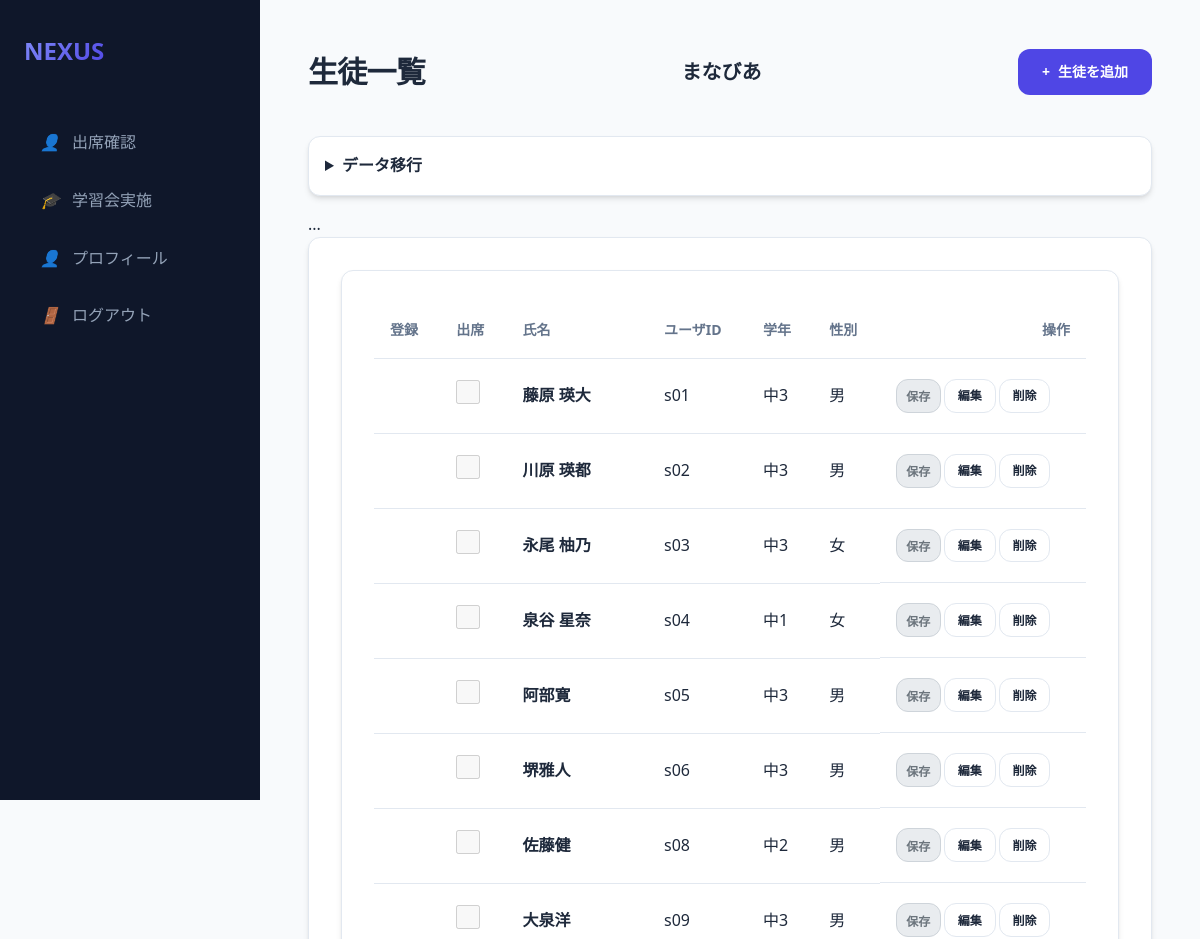
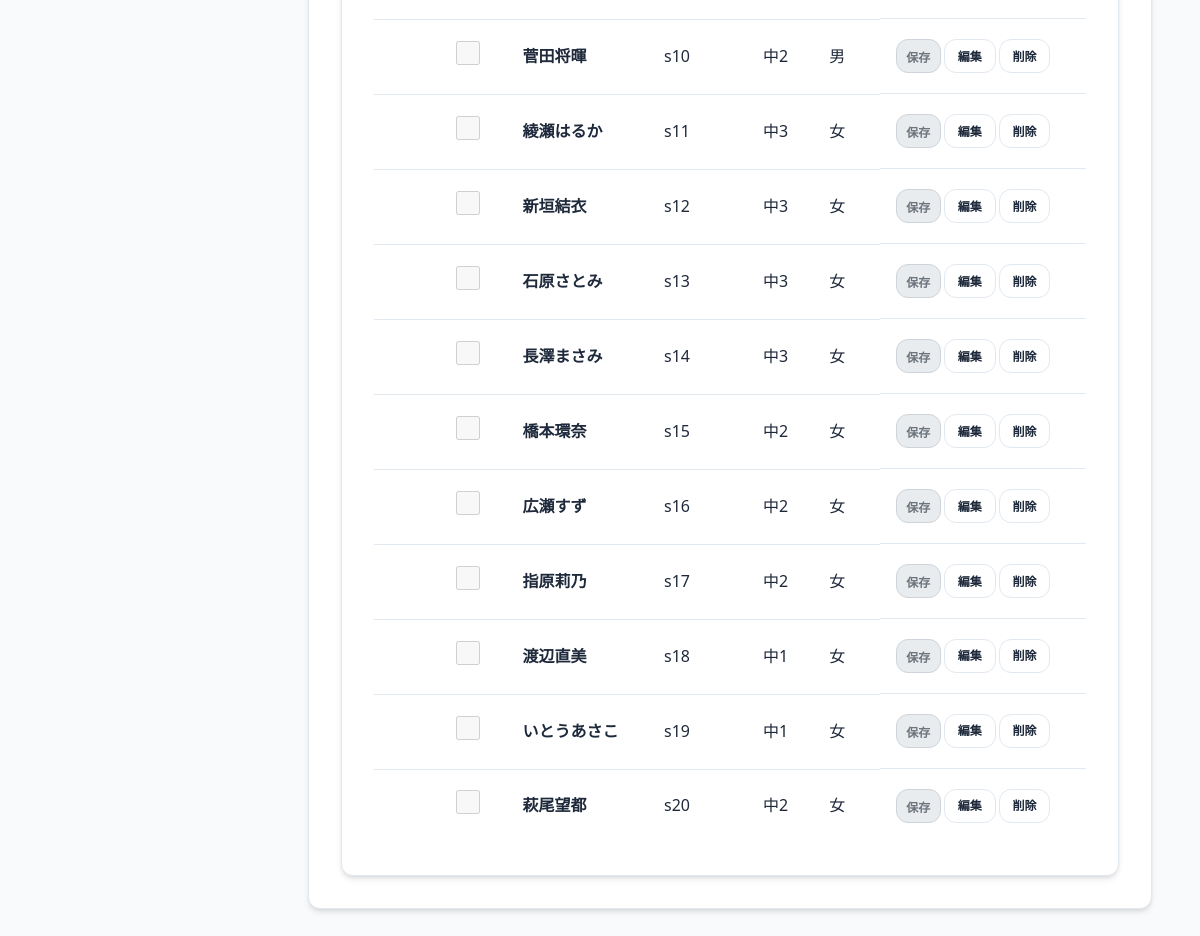
/students (signed in), run on the app's committed database (2 pictures, top to bottom).
### models.py (models this page shows, shortened)
class User(db.Model):
    id = db.Column(db.Integer, primary_key=True)
    username = db.Column(db.String(50), unique=True, nullable=False)
    name = db.Column(db.String(50), nullable=True)
    password_hash = db.Column(db.String(128), nullable=False)
    is_admin = db.Column(db.Boolean, default=False)
    is_super_admin = db.Column(db.Boolean, default=False)
    is_org_admin = db.Column(db.Boolean, default=False)
    organization_id = db.Column(db.Integer, db.ForeignKey('organization.id'), nullable=True)
    organization = db.relationship('Organization', backref='users')
    teacher_record = db.relationship('Teacher', back_populates='user', uselist=False)
    student_record = db.relationship('Student', back_populates='user', uselist=False)

class Organization(db.Model):
    id = db.Column(db.Integer, primary_key=True)
    name = db.Column(db.String(100), nullable=False)

class Student(db.Model):
    id = db.Column(db.Integer, primary_key=True)
    user_id = db.Column(db.Integer, db.ForeignKey('user.id'), nullable=True)
    user = db.relationship('User', back_populates='student_record')
    organization_id = db.Column(db.Integer, db.ForeignKey('organization.id'), nullable=False)
    organization = db.relationship('Organization')
    default_venue_id = db.Column(db.Integer, db.ForeignKey('venue.id'), nullable=True)
    default_venue = db.relationship('Venue')
    name = db.Column(db.String(50), nullable=False)
    grade = db.Column(db.String(20))
    gender = db.Column(db.String(10))
    subject1 = db.Column(db.String(20))
    subject2 = db.Column(db.String(20))
    pref_gender = db.Column(db.String(10))
    pref_age1020_priority = db.Column(db.Integer, default=2)
    pref_age3040_priority = db.Column(db.Integer, default=2)
    pref_age50_priority = db.Column(db.Integer, default=2)
    attend = db.Column(db.Boolean, default=False)

### app.py (the view, shortened to what this page needs)
@app.route('/students')
@login_required
@organization_required
def students():
    org_id = session['organization_id']
    event_id = session.get('selected_event_id')
    event_info = None
    all_teachers = Teacher.query.filter_by(organization_id=org_id).all()
    all_students = Student.query.filter_by(organization_id=org_id).all()
    venues = Venue.query.filter_by(organization_id=org_id).all()
    saved = request.args.get('saved', False)
    for s in all_students:
        s.attendance = None
    return render_template('students.html', students=all_students, event_info=None, venues=venues)

### app.py (called while the page is built)
def login_required(f):
    @wraps(f)
    def decorated_function(*args, **kwargs):
        if 'user_id' not in session:
            return redirect(url_for('login'))
        return f(*args, **kwargs)
    return decorated_function

def organization_required(f):
    @wraps(f)
    def decorated_function(*args, **kwargs):
        if 'user_id' not in session:
            return redirect(url_for('login'))
        user = User.query.get(session['user_id'])
        session['organization_id'] = user.organization_id
        session['org_name'] = user.organization.name
        return f(*args, **kwargs)
    return decorated_function

@app.context_processor
def inject_user():
    user = None
    if 'user_id' in session:
        user = User.query.get(session['user_id'])
    return dict(current_user=user)

### templates/students.html (shortened to what this page needs)
{% extends "base.html" %}
{% block content %}
{% set is_event_selected = (event_info is not none) %}
{% set is_event_completed = (event_info and event_info.status == '実施後') %}
{% set is_disabled_inputs = (not is_event_selected or is_event_completed) %}
{% set is_disabled = is_disabled_inputs %}
{% set is_disabled_button = (not is_event_selected) %}
<div class="header">
    <h1>生徒一覧</h1>
    <h2 style="font-size: 1.25rem;">{{ current_user.organization.name if current_user.is_super_admin else session.get('org_name', '不明') }}</h2>
    <a href="/student/add" class="btn btn-primary">
        <span>+</span> 生徒を追加
    </a>
</div>
{% if not event_info %}
<details style="margin-bottom: 1rem;">
    <summary class="card" style="cursor: pointer; padding: 1rem;">
        <h4 style="display: inline;">データ移行</h4>
    </summary>
</details>
{% endif %}
...
<div class="card">
<div class="card">
    <div class="table-container">
        <table>
            <thead>
                <tr>
                    <th>登録</th>
                    <th>出席</th>
                    <th>氏名</th>
                    <th>ユーザID</th>
                    <th>学年</th>
                    <th>性別</th>
                    <th style="text-align: right;">操作</th>
                </tr>
            </thead>
            <tbody>
                {% for s in students %}
                <tr>
                    <td>
                        {% set att = s.attendance %}
                    </td>
                    <td>
                        <input type="checkbox" name="attend_{{s.id}}" value="true" {{ 'checked' if s.attendance and s.attendance.attend }}
                               style="width: 1.5rem; height: 1.5rem;"
                               class="{{ 'disabled-checkbox' if is_disabled or (event_info and event_info.publish_to == '講師') }}"
                               onchange="toggleAttendance(this, '{{s.id}}')" {{ 'disabled' if is_disabled or (event_info and event_info.publish_to == '講師') }}>
                    </td>
                    <td><strong>{{s.name}}</strong></td>
                    <td>{{s.user.username if s.user else '-'}}</td>
                    <td>{{s.grade}}</td>
                    <td>{{s.gender}}</td>
                    <td style="text-align: right; display: flex; gap: 0.2rem;">
                        <button type="button" class="btn btn-primary" style="padding: 0.4rem 0.6rem; font-size: 0.75rem;" onclick="submitAttendance('{{s.id}}')" {{ 'disabled' if is_disabled or (event_info and event_info.publish_to == '講師') }}>保存</button>
                        <a href="/student/edit/{{s.id}}" class="btn btn-outline" style="padding: 0.4rem 0.8rem; font-size: 0.75rem;">編集</a>
                        <a href="/student/delete/{{s.id}}" class="btn btn-outline btn-danger" style="padding: 0.4rem 0.8rem; font-size: 0.75rem;" onclick="return confirm('本当に削除しますか？')">削除</a>
                    </td>
                </tr>
                {% endfor %}
            </tbody>
        </table>
    </div>
</div>
</div>
{% endblock %}

### static/style.css (style rules this page uses)
:root { --primary: #4f46e5; --primary-hover: #4338ca; --bg-main: #f8fafc; --bg-card: #ffffff; --text-main: #1e293b; --text-muted: #64748b; --border: #e2e8f0; --shadow: 0 4px 6px -1px rgb(0 0 0 / 0.1), 0 2px 4px -2px rgb(0 0 0 / 0.1); --radius: 0.75rem; --sidebar-w: 260px; }
* { margin: 0; padding: 0; box-sizing: border-box; }
body { font-family: "Segoe UI", "Hiragino Kaku Gothic ProN", "Hiragino Sans", "Meiryo", sans-serif; background-color: var(--bg-main); color: var(--text-main); line-height: 1.6; display: flex; min-height: 100vh; }
.header { display: flex; justify-content: space-between; align-items: center; margin-bottom: 2.5rem; }
h1 { font-size: 1.875rem; font-weight: 700; letter-spacing: -0.025em; }
.card { background: var(--bg-card); border: 1px solid var(--border); border-radius: var(--radius); padding: 2rem; box-shadow: var(--shadow); }
.table-container { overflow-x: auto; }
table { width: 100%; border-collapse: collapse; text-align: left; }
th { padding: 1rem; border-bottom: 1px solid var(--border); font-size: 0.875rem; text-transform: uppercase; color: var(--text-muted); font-weight: 600; }
td { padding: 1.25rem 1rem; border-bottom: 1px solid var(--border); }
tr:last-child td { border-bottom: none; }
input, select, textarea { width: 100%; padding: 0.75rem 1rem; border: 1px solid var(--border); border-radius: var(--radius); font-size: 1rem; transition: border-color 0.2s; background-color: #fff; }
.btn { display: inline-flex; align-items: center; justify-content: center; padding: 0.75rem 1.5rem; font-size: 0.875rem; font-weight: 600; border-radius: var(--radius); cursor: pointer; transition: all 0.2s; text-decoration: none; border: none; gap: 0.5rem; }
.btn-primary { background-color: var(--primary); color: white; }
.btn-danger { background-color: #ef4444; color: white; }
.btn-outline { background-color: transparent; border: 1px solid var(--border); color: var(--text-main); }

### templates/students.html (style rules this page uses)
select:disabled, input[type="checkbox"]:disabled, button:disabled, .disabled-checkbox { background-color: #e9ecef; color: #6c757d; border: 1px solid #ced4da; }

### data on the page
User: organization "まなびあ"
Student: name "藤原 瑛大", user "s01", grade "中3", gender "男"
Student: name "川原 瑛都", user "s02", grade "中3", gender "男"
Student: name "永尾 柚乃", user "s03", grade "中3", gender "女"
Student: name "泉谷 星奈", user "s04", grade "中1", gender "女"
Student: name "阿部寛", user "s05", grade "中3", gender "男"
Student: name "堺雅人", user "s06", grade "中3", gender "男"
Student: name "佐藤健", user "s08", grade "中2", gender "男"
Student: name "大泉洋", user "s09", grade "中3", gender "男"
Student: name "菅田将暉", user "s10", grade "中2", gender "男"
Student: name "綾瀬はるか", user "s11", grade "中3", gender "女"
Student: name "新垣結衣", user "s12", grade "中3", gender "女"
Student: name "石原さとみ", user "s13", grade "中3", gender "女"
Student: name "長澤まさみ", user "s14", grade "中3", gender "女"
Student: name "橋本環奈", user "s15", grade "中2", gender "女"
Student: name "広瀬すず", user "s16", grade "中2", gender "女"
Student: name "指原莉乃", user "s17", grade "中2", gender "女"
Student: name "渡辺直美", user "s18", grade "中1", gender "女"
Student: name "いとうあさこ", user "s19", grade "中1", gender "女"
Student: name "萩尾望都", user "s20", grade "中2", gender "女"
